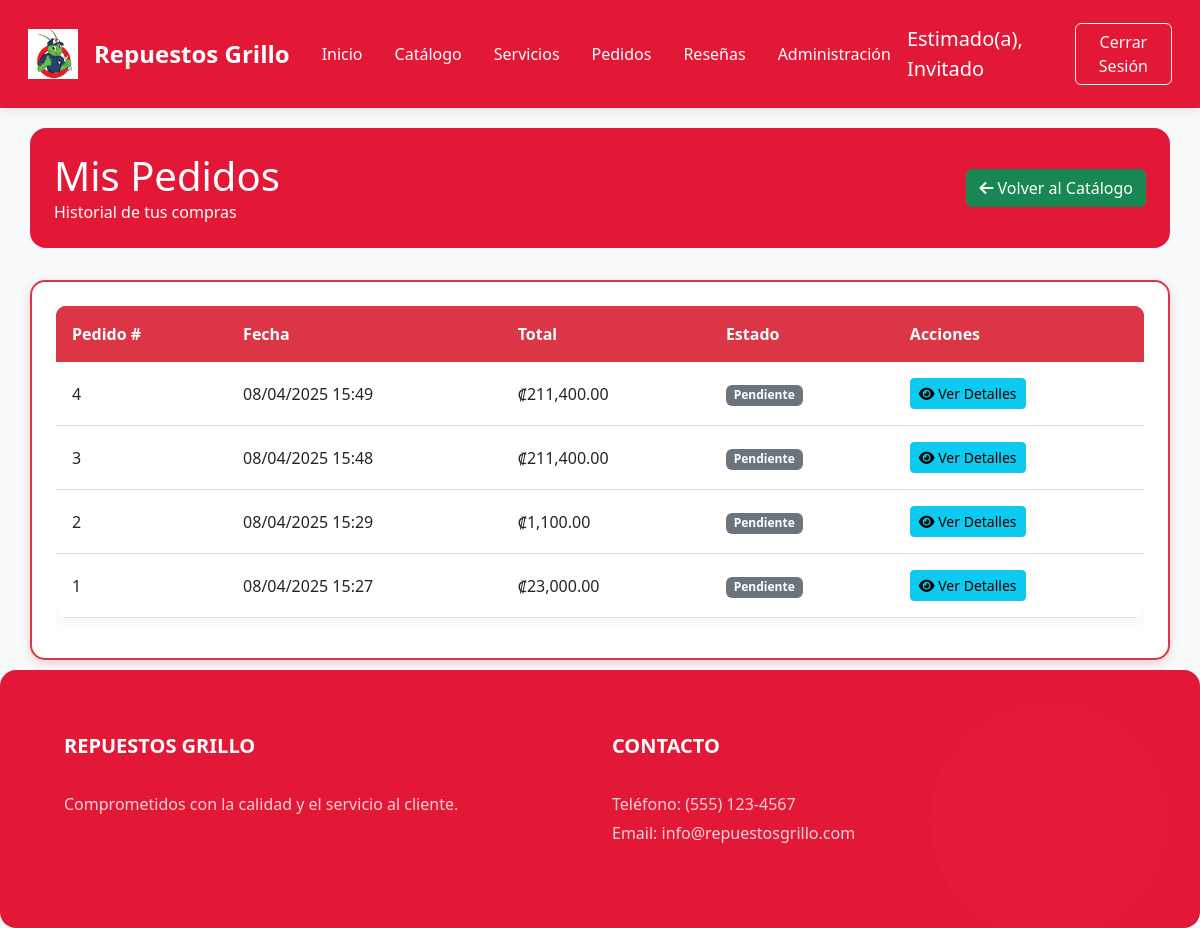
The app's page /View/Pedidos/ListaPedidos.php (signed in), older data.
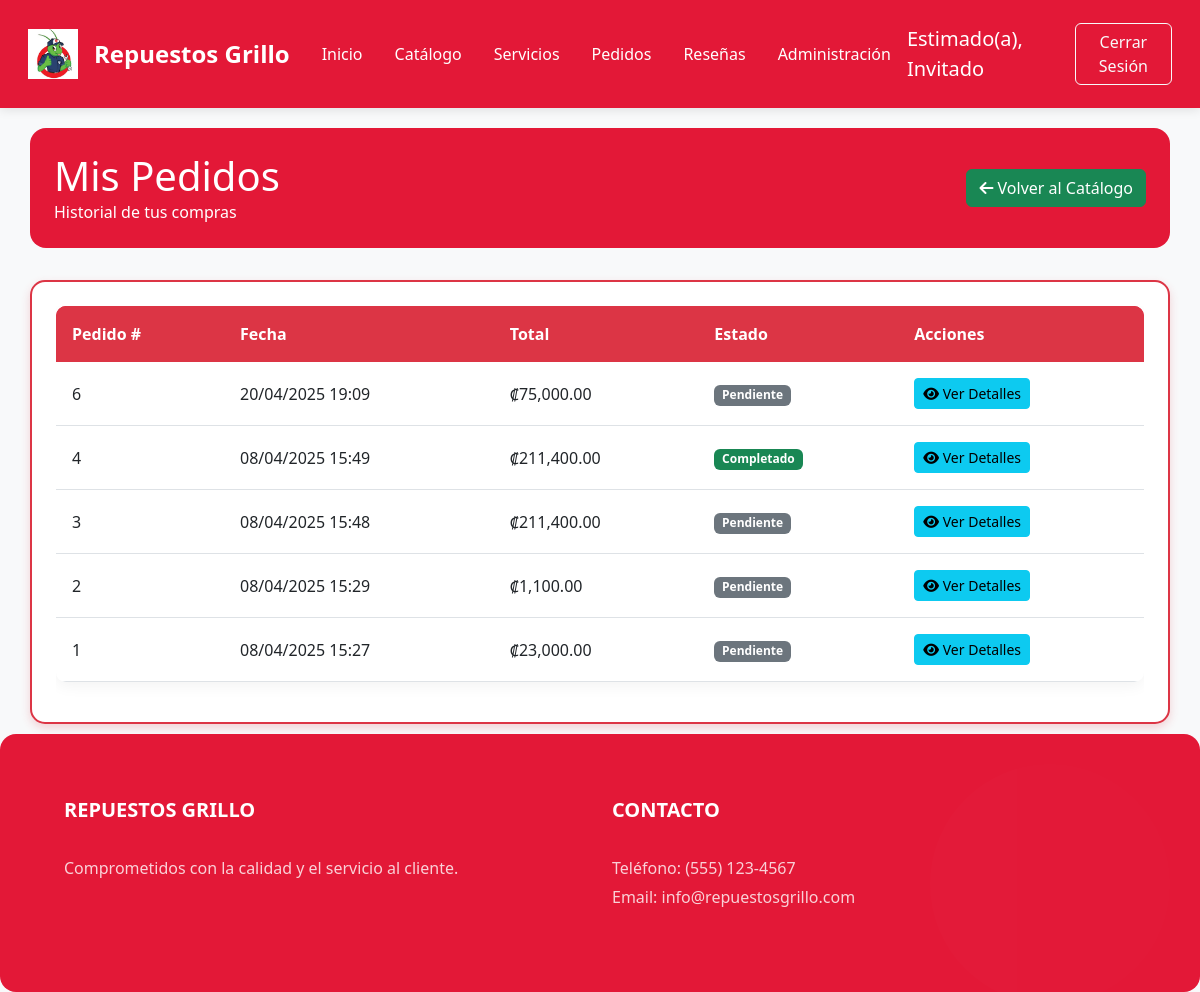
The same page, newer data.
### tables this page shows
CREATE TABLE `tbl_pedidos` (
  `IdPedido` int(11) NOT NULL AUTO_INCREMENT,
  `IdUsuario` bigint(20) NOT NULL,
  `FechaPedido` datetime NOT NULL DEFAULT current_timestamp(),
  `EstadoPedido` varchar(20) NOT NULL DEFAULT 'Pendiente',
  `TotalPedido` decimal(10,2) NOT NULL,
  PRIMARY KEY (`IdPedido`),
  KEY `IdUsuario` (`IdUsuario`),
  CONSTRAINT `tbl_pedidos_ibfk_1` FOREIGN KEY (`IdUsuario`) REFERENCES `usuario` (`Id`)
);

### Model/PedidosModel.php (called while the page is built, shortened)
<?php
function ConsultarPedidosPorUsuario($idUsuario) {
    try {
        $context = AbrirBaseDatos();
        $sentencia = "CALL SP_ConsultarPedidosPorUsuario($idUsuario)";
        $resultado = $context->query($sentencia);
        return $resultado;
    } catch (Exception $error) {
        return null;
    }
}
?>

### Controller/PedidosController.php (called while the page is built, shortened)
<?php
include_once $_SERVER["DOCUMENT_ROOT"] . "/ProyectoAmbienteWeb/Model/PedidosModel.php";
function ObtenerPedidosUsuario($idUsuario) {
    return ConsultarPedidosPorUsuario($idUsuario);
}
?>

### View/Pedidos/ListaPedidos.php (the view, shortened to what this page needs)
<?php
    include_once $_SERVER["DOCUMENT_ROOT"] . "/ProyectoAmbienteWeb/Controller/PedidosController.php";
    include_once $_SERVER["DOCUMENT_ROOT"] . "/ProyectoAmbienteWeb/View/layoutInterno.php";
    $idUsuario = $_SESSION['IdUsuario'];
    $pedidos = ObtenerPedidosUsuario($idUsuario);
?>
<!DOCTYPE html>
<html lang="es">
<body>
    <div class="container content">
        <div class="admin-header">
            <div class="row align-items-center">
                <div class="col-md-8">
                    <h1 class="mb-0">Mis Pedidos</h1>
                    <p class="mb-0">Historial de tus compras</p>
                </div>
                <div class="col-md-4 text-end">
                    <a href="/ProyectoAmbienteWeb/View/Productos/Catalogo.php" class="btn btn-success">
                        <i class="fas fa-arrow-left"></i> Volver al Catálogo
                    </a>
                </div>
            </div>
        </div>
        <div class="card card-custom">
            <div class="card-body">
                <?php if ($pedidos && $pedidos->num_rows > 0): ?>
                    <div class="table-responsive">
                        <table class="table table-custom table-hover">
                            <thead class="table-dark">
                                <tr>
                                    <th>Pedido #</th>
                                    <th>Fecha</th>
                                    <th>Total</th>
                                    <th>Estado</th>
                                    <th>Acciones</th>
                                </tr>
                            </thead>
                            <tbody>
                                <?php while ($pedido = $pedidos->fetch_assoc()): ?>
                                    <tr>
                                        <td><?php echo $pedido['IdPedido']; ?></td>
                                        <td><?php echo date('d/m/Y H:i', strtotime($pedido['FechaPedido'])); ?></td>
                                        <td>₡<?php echo number_format($pedido['TotalPedido'], 2); ?></td>
                                        <td>
                                            <?php if ($pedido['EstadoPedido'] == 'Completado'): ?>
                                                <span class="badge bg-success">Completado</span>
                                            <?php elseif ($pedido['EstadoPedido'] == 'Procesando'): ?>
                                                <span class="badge bg-warning">Procesando</span>
                                            <?php else: ?>
                                                <span class="badge bg-secondary"><?php echo $pedido['EstadoPedido']; ?></span>
                                            <?php endif; ?>
                                        </td>
                                        <td>
                                            <a href="/ProyectoAmbienteWeb/View/Pedidos/ConfirmacionPedido.php?id=<?php echo $pedido['IdPedido']; ?>" class="btn btn-sm btn-info">
                                                <i class="fas fa-eye"></i> Ver Detalles
                                            </a>
                                        </td>
                                    </tr>
                                <?php endwhile; ?>
                            </tbody>
                        </table>
                    </div>
                <?php endif; ?>
            </div>
        </div>
    </div>
</body>
</html>

Row changes from the older to the newer data that the page shows:
added tbl_pedidos: IdPedido "6", FechaPedido "20/04/2025 19:09", TotalPedido "75,000.00", EstadoPedido "Pendiente"
changed tbl_pedidos id 4: EstadoPedido "Pendiente" → (not shown); now shows "Completado"
